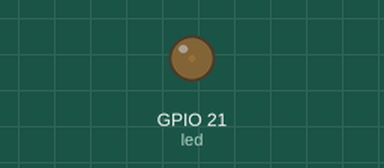
Simulated run of this program. Board: Raspberry Pi (BCM pin numbers). On the bench: output pins drawn as LEDs (lit = HIGH).

Above: at 0.05 s.
At 0.9 s:
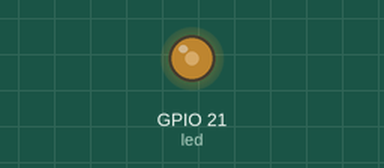
At 1.8 s:
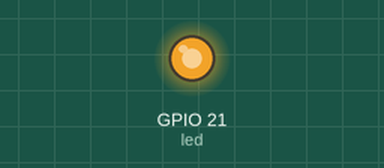
At 3.6 s:
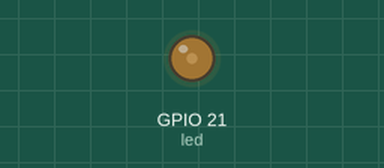
Timing chart, 0 to 5.3 s (numbered marks = the images above):
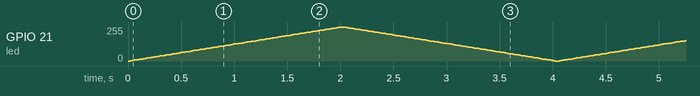

The program:

gradation_led.py
```python
from gpiozero import PWMLED
from time import sleep

# GPIO 12번 핀에 연결된 LED를 PWM 방식으로 제어
led = PWMLED(21)

try:
    while True:
        # 점점 밝아짐
        for brightness in range(0, 101):  # 0%에서 100%까지
            led.value = brightness / 100  # 0.0 ~ 1.0으로 변환
            sleep(0.02)  # 밝기 변화 속도 조절

        # 점점 어두워짐
        for brightness in range(100, -1, -1):  # 100%에서 0%까지
            led.value = brightness / 100  # 1.0 ~ 0.0으로 변환
            sleep(0.02)  # 밝기 변화 속도 조절

except KeyboardInterrupt:
    # 종료 시 LED 끄기
    led.off()
    print("Program terminated.")
```
